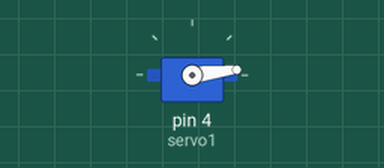
The sketch below on a simulated Arduino Uno, built with avr-gcc and run on an emulated ATmega328P. Shown: servo.

Above: at 0.05 s.
At 0.8 s:
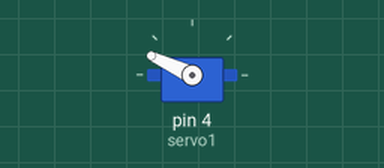
At 1.1 s:
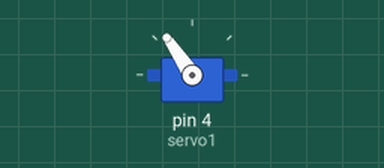
At 1.6 s:
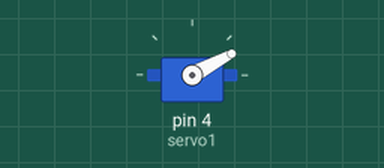
Timing chart, 0 to 4.0 s (numbered marks = the images above):
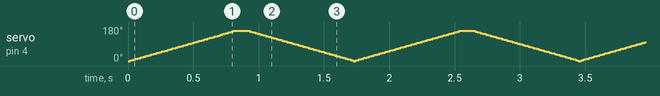

The sketch:

test.angle2.0.ino
```cpp
#include <Servo.h>
Servo servo1;
float anglemicro;
int angle;
//int pot = 0;

void setup() {
  // put your setup code here, to run once:
  servo1.attach(4);
  Serial.begin(9600);
}

void loop() {
  // put your main code here, to run repeatedly:
  //servo1.writeMicroseconds(90);
  //Serial.println(angle);
  //angle = analogRead(pot);
  //angle = map(angle, 0, 1023, 0, 179);
  for (int i=0; i<160; i++){
    servo1.write(i);
    delay(5);
  }
  delay(100);
  //int limit =0;
  for (int i=160; i>0; i--){
    servo1.write(i);
    delay(5);
  }

}
```
